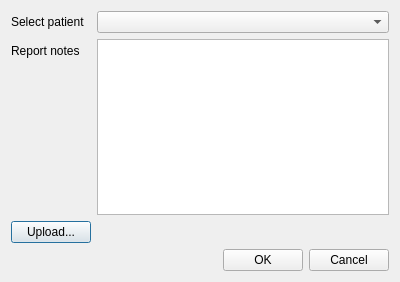
<?xml version="1.0" encoding="UTF-8"?>
<ui version="4.0">
 <class>AddReportWindow</class>
 <widget class="QDialog" name="AddReportWindow">
  <property name="geometry">
   <rect>
    <x>0</x>
    <y>0</y>
    <width>400</width>
    <height>282</height>
   </rect>
  </property>
  <property name="windowTitle">
   <string>Add report</string>
  </property>
  <layout class="QFormLayout" name="formLayout_2">
   <item row="0" column="0">
    <widget class="QLabel" name="lblPatient">
     <property name="text">
      <string>Select patient</string>
     </property>
    </widget>
   </item>
   <item row="0" column="1">
    <widget class="QComboBox" name="cmbPatient"/>
   </item>
   <item row="1" column="0">
    <widget class="QLabel" name="lblNotes">
     <property name="text">
      <string>Report notes</string>
     </property>
    </widget>
   </item>
   <item row="1" column="1">
    <widget class="QTextEdit" name="txtNotes"/>
   </item>
   <item row="2" column="0">
    <widget class="QPushButton" name="btnUpload">
     <property name="text">
      <string>Upload...</string>
     </property>
    </widget>
   </item>
   <item row="2" column="1">
    <widget class="QLabel" name="lblUploadedFiles">
     <property name="text">
      <string/>
     </property>
    </widget>
   </item>
   <item row="3" column="1">
    <layout class="QHBoxLayout" name="horizontalLayout">
     <item>
      <spacer name="horizontalSpacer">
       <property name="orientation">
        <enum>Qt::Orientation::Horizontal</enum>
       </property>
       <property name="sizeHint" stdset="0">
        <size>
         <width>40</width>
         <height>20</height>
        </size>
       </property>
      </spacer>
     </item>
     <item>
      <widget class="QPushButton" name="btnOK">
       <property name="text">
        <string>OK</string>
       </property>
      </widget>
     </item>
     <item>
      <widget class="QPushButton" name="btnCancel">
       <property name="text">
        <string>Cancel</string>
       </property>
      </widget>
     </item>
    </layout>
   </item>
  </layout>
 </widget>
 <resources/>
 <connections/>
</ui>
